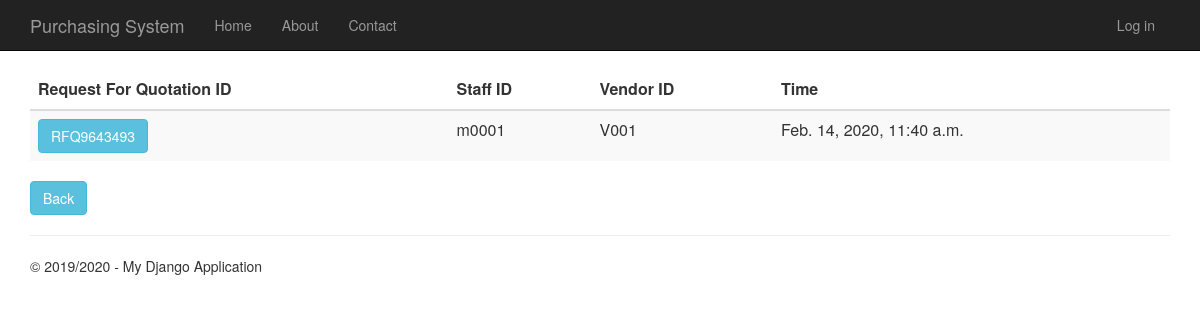
The page /requestforquotationhistory on the database as committed earlier.
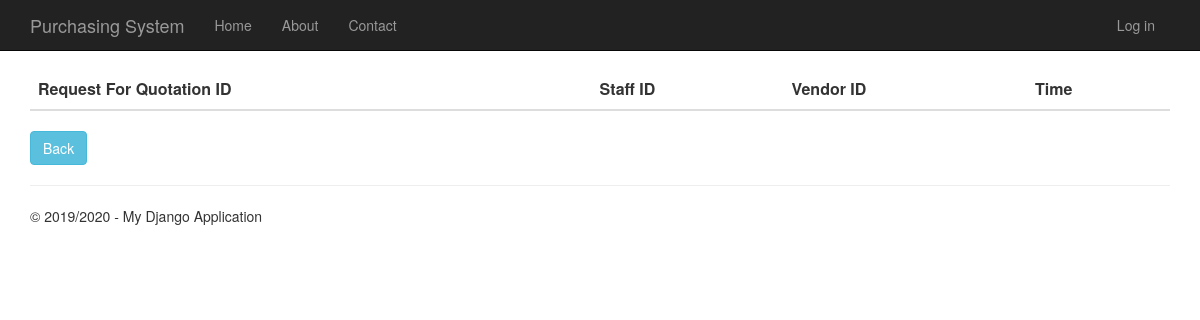
The same page on the database as committed later.
### RequestForQuotation/models.py (models this page shows)
class RequestForQuotation(models.Model):
    request_for_quotation_id = models.CharField(primary_key=True, max_length=10)
    time_created = models.DateTimeField()
    description = models.TextField(null=True,default=None, blank=True)
    total_price = models.DecimalField(max_digits=10, decimal_places=2, default=Decimal('0.00'))
    person_id = models.ForeignKey(Person, on_delete = models.CASCADE)
    vendor_id = models.ForeignKey(Vendor, on_delete = models.CASCADE)
    purchase_requisition_id = models.ForeignKey(PurchaseRequisition, on_delete = models.CASCADE)
    def __str__(self):
        return str(self.request_for_quotation_id)

### app/models.py (models this page shows, shortened)
class Person(models.Model):
    user_id = models.OneToOneField(User)
    person_id = models.CharField(primary_key=True, max_length=10)
    person_name = models.TextField()
    person_address = models.TextField()
    person_phone_number = models.TextField()
    person_role = models.TextField(default = 'EMPLOYEE')

class Vendor(models.Model):
    vendor_id = models.CharField(primary_key=True, max_length=10)
    vendor_name = models.TextField()
    vendor_phone_number = models.TextField()
    vendor_address = models.TextField()
    vendor_email = models.TextField()
    def __str__(self):
        return str(self.vendor_id)

### RequestForQuotation/views.py (the view)
# urls.py: url(r'^requestforquotationhistory', RequestForQuotation.views.requestforquotationhistory, name="request_of_quotation_history"),
def requestforquotationhistory(request):
        request_for_quotations = RequestForQuotation.objects.all()
        print(request_for_quotations)
        context = {
            'title':'Request For Quotation History',
            'rows':request_for_quotations,
            'year':'2019/2020'
            }
        return render(request,'RequestForQuotation/requestforquotationhistory.html',context)

### RequestForQuotation/templates/RequestForQuotation/requestforquotationhistory.html
﻿{% extends "app/layout.html" %}
{% block content %}
<div class="purchaseorderhistory margintop">
    <form action="requestforquotationhistorydetails" method="GET">
        <table class="table table-striped margintop">
          <thead>
            <tr>
              <th scope="col">Request For Quotation ID</th>
              <th scope="col">Staff ID</th>
              <th scope="col">Vendor ID</th>
              <th scope="col">Time</th>
            </tr>
          </thead>
          <tbody>
              {% for r in rows %}
            <tr>
                 <td><button type="submit" name="rfq_id" value="{{r.request_for_quotation_id}}" class="btn btn-info" >{{r.request_for_quotation_id}}</button></td>
                 <td>{{r.person_id.person_id}}</td>
                 <td>{{r.vendor_id}}</td>
                 <td>{{r.time_created}}</td>
            </tr>
              {% endfor %}
          </tbody>
        </table>
    </form>
       <form action="menu">
        <div class="margintop">
            <button type="submit" class="btn btn-info" >Back</button>
        </div>
    </form>
</div>
{% endblock %}

### app/templates/app/layout.html (shortened to what this page needs)
﻿<!DOCTYPE html>
<html>
<head>
    {% load staticfiles %}
    <link rel="stylesheet" type="text/css" href="{% static 'app/content/bootstrap.min.css' %}" />
    <link rel="stylesheet" type="text/css" href="{% static 'app/content/site.css' %}" />
</head>
<body>
    <div class="navbar navbar-inverse navbar-fixed-top">
        <div class="container">
            <div class="navbar-header">
                <a href="/" class="navbar-brand">Purchasing System</a>
            </div>
            <div class="navbar-collapse collapse">
                <ul class="nav navbar-nav">
                    <li><a href="{% url 'home' %}">Home</a></li>
                    <li><a href="{% url 'about' %}">About</a></li>
                    <li><a href="{% url 'contact' %}">Contact</a></li>
                </ul>
                {% include 'app/loginpartial.html' %}
            </div>
        </div>
    </div>
    <div class="container body-content">
{% block content %}{% endblock %}
        <hr/>
        <footer>
            <p>&copy; {{ year }} - My Django Application</p>
        </footer>
    </div>
</body>
</html>

### app/templates/app/loginpartial.html
{% if user.is_authenticated %}
<form id="logoutForm" action="/logout" method="post" class="navbar-right">
    {% csrf_token %}
    <ul class="nav navbar-nav navbar-right">
        <li><span class="navbar-brand">Hello {{ user.username }}!</span></li>
        <li><a href="javascript:document.getElementById('logoutForm').submit()">Log off</a></li>
    </ul>
</form>
{% else %}
<ul class="nav navbar-nav navbar-right">
    <li><a href="{% url 'login' %}">Log in</a></li>
</ul>
{% endif %}

### app/static/app/content/site.css (style rules this page uses)
body { padding-top: 50px; padding-bottom: 20px; }
.body-content { padding-left: 15px; padding-right: 15px; }

Rows that differ between the two databases and show on the page:
removed RequestForQuotation: request_for_quotation_id "RFQ9643493", person_id.person_id "m0001", vendor_id "V001", time_created "Feb. 14, 2020, 11:40 a.m."
